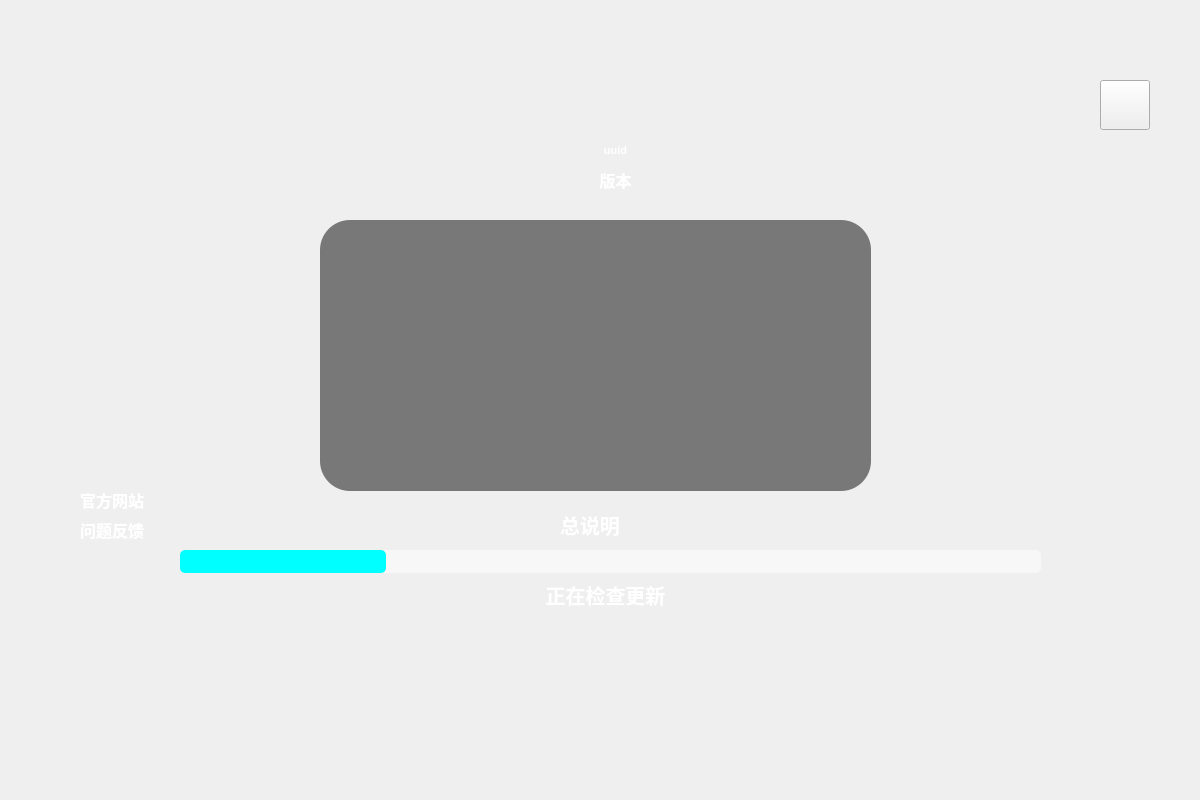
<?xml version="1.0" encoding="UTF-8"?>
<ui version="4.0">
 <class>MainWindow</class>
 <widget class="QWidget" name="MainWindow">
  <property name="geometry">
   <rect>
    <x>0</x>
    <y>0</y>
    <width>1200</width>
    <height>800</height>
   </rect>
  </property>
  <property name="windowTitle">
   <string>主页面</string>
  </property>
  <property name="styleSheet">
   <string notr="true"/>
  </property>
  <widget class="QLabel" name="BackgroundLabel">
   <property name="geometry">
    <rect>
     <x>0</x>
     <y>0</y>
     <width>1200</width>
     <height>800</height>
    </rect>
   </property>
   <property name="styleSheet">
    <string notr="true">QLabel {
	border-image: url(':/UI/bg.png');
}</string>
   </property>
   <property name="text">
    <string/>
   </property>
  </widget>
  <widget class="QPushButton" name="pushButton">
   <property name="geometry">
    <rect>
     <x>1220</x>
     <y>50</y>
     <width>60</width>
     <height>60</height>
    </rect>
   </property>
   <property name="styleSheet">
    <string notr="true">QPushButton{
	border-image: url(':/UI/btn_close_1.png')
}
QPushButton:hover{
   border:10px solid;
}</string>
   </property>
   <property name="text">
    <string/>
   </property>
  </widget>
  <widget class="QProgressBar" name="progressBar">
   <property name="geometry">
    <rect>
     <x>180</x>
     <y>550</y>
     <width>861</width>
     <height>23</height>
    </rect>
   </property>
   <property name="styleSheet">
    <string notr="true">QProgressBar{
	font:9pt;
	border-radius:5px;
	text-align:center;
	clolor:rgb(255, 255, 255);
	background-color: rgb(255, 255, 255, 0.5);
}
QProgressBar:chunk{
	border-radius:5px;
	background-color:rgb(0, 255, 255)
}
</string>
   </property>
   <property name="value">
    <number>24</number>
   </property>
   <property name="format">
    <string/>
   </property>
  </widget>
  <widget class="QLabel" name="labelShowText">
   <property name="geometry">
    <rect>
     <x>160</x>
     <y>580</y>
     <width>891</width>
     <height>30</height>
    </rect>
   </property>
   <property name="font">
    <font>
     <family>楷体</family>
     <pointsize>-1</pointsize>
     <weight>75</weight>
     <italic>false</italic>
     <bold>true</bold>
    </font>
   </property>
   <property name="styleSheet">
    <string notr="true">font : bold;
font-size : 20px;
color:rgb(255, 255, 255);
</string>
   </property>
   <property name="text">
    <string>正在检查更新</string>
   </property>
   <property name="alignment">
    <set>Qt::AlignCenter</set>
   </property>
  </widget>
  <widget class="QLabel" name="labelShowText_2">
   <property name="geometry">
    <rect>
     <x>270</x>
     <y>510</y>
     <width>640</width>
     <height>30</height>
    </rect>
   </property>
   <property name="font">
    <font>
     <family>楷体</family>
     <pointsize>-1</pointsize>
     <weight>75</weight>
     <italic>false</italic>
     <bold>true</bold>
    </font>
   </property>
   <property name="styleSheet">
    <string notr="true">font : bold;
font-size : 20px;
color:rgb(255, 255, 255);
alignment: AlignHCenter;
alignment: AlignVCenter;</string>
   </property>
   <property name="text">
    <string>总说明</string>
   </property>
   <property name="alignment">
    <set>Qt::AlignCenter</set>
   </property>
  </widget>
  <widget class="QLabel" name="labelShowText_Version">
   <property name="geometry">
    <rect>
     <x>450</x>
     <y>170</y>
     <width>331</width>
     <height>20</height>
    </rect>
   </property>
   <property name="font">
    <font>
     <family>楷体</family>
     <pointsize>12</pointsize>
     <weight>75</weight>
     <bold>true</bold>
    </font>
   </property>
   <property name="styleSheet">
    <string notr="true">color:rgb(255, 255, 255)</string>
   </property>
   <property name="text">
    <string>版本</string>
   </property>
   <property name="alignment">
    <set>Qt::AlignCenter</set>
   </property>
  </widget>
  <widget class="QLabel" name="labelShowText_Website">
   <property name="geometry">
    <rect>
     <x>80</x>
     <y>490</y>
     <width>100</width>
     <height>20</height>
    </rect>
   </property>
   <property name="font">
    <font>
     <family>楷体</family>
     <pointsize>12</pointsize>
     <weight>75</weight>
     <italic>false</italic>
     <bold>true</bold>
    </font>
   </property>
   <property name="styleSheet">
    <string notr="true">color:rgb(255, 255, 255)</string>
   </property>
   <property name="text">
    <string>官方网站</string>
   </property>
  </widget>
  <widget class="QLabel" name="labelShowText_Website_fallback">
   <property name="geometry">
    <rect>
     <x>80</x>
     <y>520</y>
     <width>91</width>
     <height>20</height>
    </rect>
   </property>
   <property name="font">
    <font>
     <family>楷体</family>
     <pointsize>12</pointsize>
     <weight>75</weight>
     <italic>false</italic>
     <bold>true</bold>
    </font>
   </property>
   <property name="styleSheet">
    <string notr="true">color:rgb(255, 255, 255)</string>
   </property>
   <property name="text">
    <string>问题反馈</string>
   </property>
  </widget>
  <widget class="QWidget" name="widget_Update" native="true">
   <property name="geometry">
    <rect>
     <x>280</x>
     <y>210</y>
     <width>631</width>
     <height>291</height>
    </rect>
   </property>
   <property name="font">
    <font>
     <family>楷体</family>
    </font>
   </property>
   <widget class="QTextBrowser" name="textBrowser_Msg">
    <property name="geometry">
     <rect>
      <x>40</x>
      <y>10</y>
      <width>551</width>
      <height>271</height>
     </rect>
    </property>
    <property name="styleSheet">
     <string notr="true">background-color:rgb(0, 0, 0, 50%);
color:rgb(255, 255, 255);
font : bold;
font-size : 20px;
border-radius:30px;</string>
    </property>
   </widget>
  </widget>
  <widget class="QLabel" name="label_uuid">
   <property name="geometry">
    <rect>
     <x>380</x>
     <y>140</y>
     <width>471</width>
     <height>21</height>
    </rect>
   </property>
   <property name="font">
    <font>
     <pointsize>8</pointsize>
     <weight>75</weight>
     <bold>true</bold>
    </font>
   </property>
   <property name="styleSheet">
    <string notr="true">color:white;</string>
   </property>
   <property name="text">
    <string>uuid</string>
   </property>
   <property name="alignment">
    <set>Qt::AlignCenter</set>
   </property>
  </widget>
  <widget class="QPushButton" name="pushButtonClose">
   <property name="geometry">
    <rect>
     <x>1100</x>
     <y>80</y>
     <width>50</width>
     <height>50</height>
    </rect>
   </property>
   <property name="styleSheet">
    <string notr="true">QPushButton{
	border-image: url(':/UI/btn_close_1.png')
}
QPushButton:hover{
	background-color: rgb(255, 0, 0, 50%)
}</string>
   </property>
   <property name="text">
    <string/>
   </property>
  </widget>
  <widget class="QLabel" name="labelLogo">
   <property name="geometry">
    <rect>
     <x>440</x>
     <y>190</y>
     <width>320</width>
     <height>320</height>
    </rect>
   </property>
   <property name="styleSheet">
    <string notr="true">QLabel {
	border-image: url(':/UI/company_logo.png');
}</string>
   </property>
   <property name="text">
    <string/>
   </property>
  </widget>
  <zorder>BackgroundLabel</zorder>
  <zorder>progressBar</zorder>
  <zorder>labelShowText</zorder>
  <zorder>labelShowText_2</zorder>
  <zorder>labelShowText_Version</zorder>
  <zorder>labelShowText_Website</zorder>
  <zorder>labelShowText_Website_fallback</zorder>
  <zorder>label_uuid</zorder>
  <zorder>pushButtonClose</zorder>
  <zorder>pushButton</zorder>
  <zorder>labelLogo</zorder>
  <zorder>widget_Update</zorder>
 </widget>
 <resources/>
 <connections/>
</ui>
